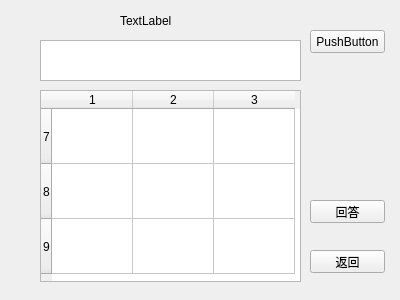
<?xml version="1.0" encoding="UTF-8"?>
<ui version="4.0">
 <class>questiondetail3</class>
 <widget class="QWidget" name="questiondetail3">
  <property name="geometry">
   <rect>
    <x>0</x>
    <y>0</y>
    <width>400</width>
    <height>300</height>
   </rect>
  </property>
  <property name="windowTitle">
   <string>Form</string>
  </property>
  <widget class="QLabel" name="label">
   <property name="geometry">
    <rect>
     <x>120</x>
     <y>10</y>
     <width>151</width>
     <height>21</height>
    </rect>
   </property>
   <property name="text">
    <string>TextLabel</string>
   </property>
  </widget>
  <widget class="QTextBrowser" name="textBrowser">
   <property name="geometry">
    <rect>
     <x>40</x>
     <y>40</y>
     <width>261</width>
     <height>41</height>
    </rect>
   </property>
  </widget>
  <widget class="QPushButton" name="pushButton_3">
   <property name="geometry">
    <rect>
     <x>310</x>
     <y>30</y>
     <width>75</width>
     <height>23</height>
    </rect>
   </property>
   <property name="text">
    <string>PushButton</string>
   </property>
  </widget>
  <widget class="QTableWidget" name="tableWidget">
   <property name="geometry">
    <rect>
     <x>40</x>
     <y>90</y>
     <width>261</width>
     <height>192</height>
    </rect>
   </property>
   <property name="rowCount">
    <number>3</number>
   </property>
   <property name="columnCount">
    <number>3</number>
   </property>
   <attribute name="horizontalHeaderDefaultSectionSize">
    <number>81</number>
   </attribute>
   <attribute name="verticalHeaderDefaultSectionSize">
    <number>55</number>
   </attribute>
   <attribute name="verticalHeaderMinimumSectionSize">
    <number>10</number>
   </attribute>
   <row>
    <property name="text">
     <string>7</string>
    </property>
   </row>
   <row>
    <property name="text">
     <string>8</string>
    </property>
   </row>
   <row>
    <property name="text">
     <string>9</string>
    </property>
   </row>
   <column/>
   <column/>
   <column/>
  </widget>
  <widget class="QPushButton" name="pushButton_4">
   <property name="geometry">
    <rect>
     <x>310</x>
     <y>250</y>
     <width>75</width>
     <height>23</height>
    </rect>
   </property>
   <property name="text">
    <string>返回</string>
   </property>
  </widget>
  <widget class="QPushButton" name="pushButton">
   <property name="geometry">
    <rect>
     <x>310</x>
     <y>200</y>
     <width>75</width>
     <height>23</height>
    </rect>
   </property>
   <property name="text">
    <string>回答</string>
   </property>
  </widget>
 </widget>
 <resources/>
 <connections/>
</ui>
